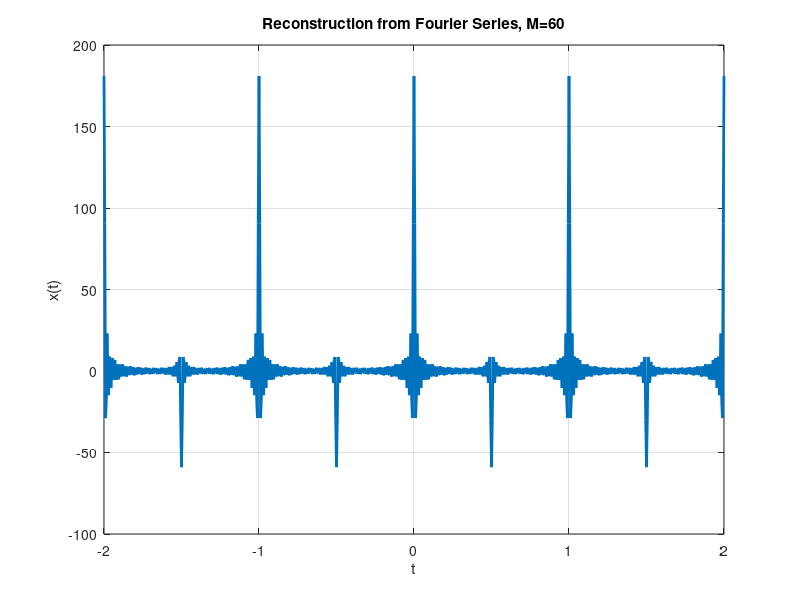
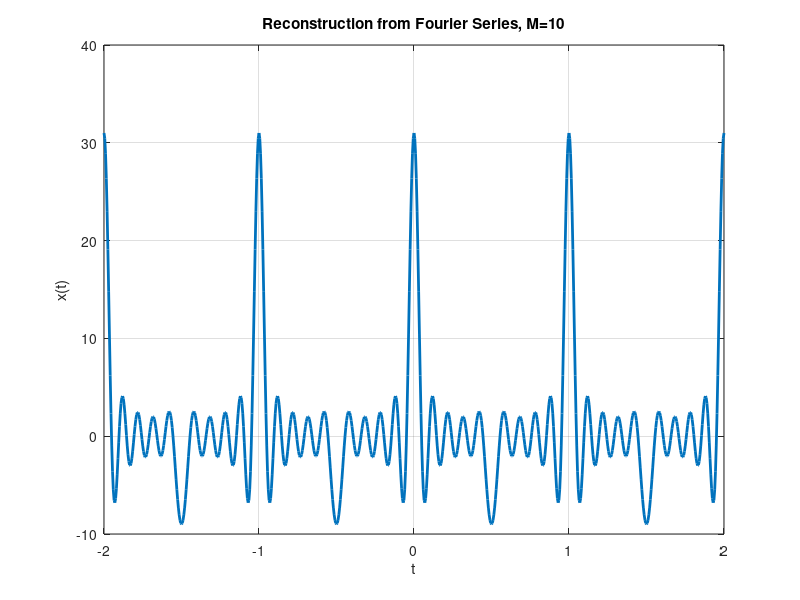

Source code (MATLAB) for these figures, in order:
t=-2:.005:2;
T=1;
T1=1/4;
w=2*pi/T;
M=60;
x=zeros(1,length(t));
for k=-M:M
    if (mod(k,2)==0)
        ak=1;
x=x+ak*exp(j*k*w*t);
    else
        ak=2
        x=x+ak*exp(j*k*w*t);
    end
end
figure
plot(t,x,'Linewidth',2);
grid on;
xlabel('t');
ylabel('x(t)');
title('Reconstruction from Fourier Series, M=60');
M=10;
x=zeros(1,length(t));
for k=-M:M
    if (mod(k,2)==0)
        ak=1;
x=x+ak*exp(j*k*w*t);
    else
        ak=2
        x=x+ak*exp(j*k*w*t);
    end
end
figure
plot(t,x,'Linewidth',2);
grid on;
xlabel('t');
ylabel('x(t)');
title('Reconstruction from Fourier Series, M=10');
